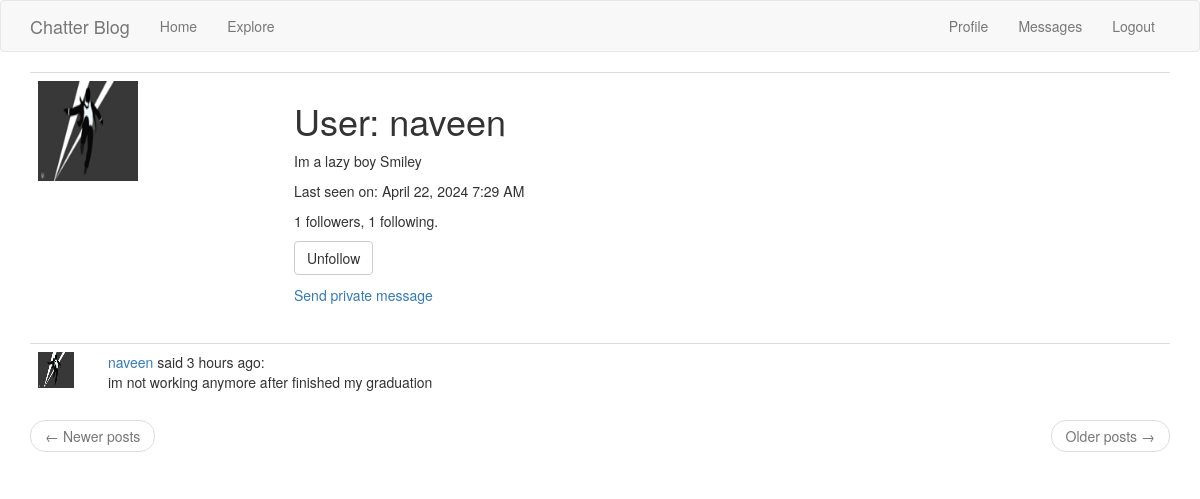
The page /user/naveen (signed in) on the database its author committed.
### app/models.py (models this page shows, shortened)
class User(UserMixin, db.Model):
    id = db.Column(db.Integer, primary_key=True)
    username = db.Column(db.String(64), index=True, unique=True)
    email = db.Column(db.String(120), index=True, unique=True)
    password_hash = db.Column(db.String(128))
    profile_picture = db.Column(db.String(20), default='default.jpg')
    about_me = db.Column(db.String(140))
    last_seen = db.Column(db.DateTime, default=datetime.utcnow)
    messages_sent = db.relationship('Message',
                                    foreign_keys='Message.sender_id',
                                    backref='author', lazy='dynamic')
    messages_received = db.relationship('Message',
                                        foreign_keys='Message.recipient_id',
                                        backref='recipient', lazy='dynamic')
    last_message_read_time = db.Column(db.DateTime)
    posts = db.relationship('Post', backref='author', lazy='dynamic')
    followed = db.relationship(
        'User', secondary=followers,
        primaryjoin=(followers.c.follower_id == id),
        secondaryjoin=(followers.c.followed_id == id),
        backref=db.backref('followers', lazy='dynamic'), lazy='dynamic')
    def is_following(self, user):
        return self.followed.filter(
            followers.c.followed_id == user.id).count() > 0

class Post(db.Model):
    id = db.Column(db.Integer, primary_key=True)
    body = db.Column(db.String(140))
    timestamp = db.Column(db.DateTime, index=True, default=datetime.utcnow)
    user_id = db.Column(db.Integer, db.ForeignKey('user.id'))

### app/routes.py (the view)
@app.route('/user/<username>')
@login_required
def user(username):
    user = User.query.filter_by(username=username).first_or_404()
    profile_picture = url_for('static', filename='profile_pictures/' + user.profile_picture)
    page = request.args.get('page', 1, type=int)
    posts = user.posts.order_by(Post.timestamp.desc()).paginate(
        page, app.config['POSTS_PER_PAGE'], False)
    next_url = url_for('user', username=user.username, page=posts.next_num) \
        if posts.has_next else None
    prev_url = url_for('user', username=user.username, page=posts.prev_num) \
        if posts.has_prev else None
    form = EmptyForm()
    return render_template('user.html', title='profile', posts=posts.items, next_url=next_url, prev_url=prev_url, user=user, profile_picture=profile_picture, form=form)

### app/forms.py
class EmptyForm(FlaskForm):
    submit = SubmitField('Submit')

### app/models.py (called while the page is built)
@login.user_loader
def load_user(id):
    return User.query.get(int(id))

### app/routes.py (called while the page is built)
@app.before_request
def before_request():
    if current_user.is_authenticated:
        current_user.last_seen = datetime.utcnow()
        db.session.commit()

### app/templates/user.html (shortened to what this page needs)
{% extends "base.html" %}
{% block app_content %}
    <table class="table table-hover">
        <tr>
            <td width="256px"><img id='profile_image' src="{{ profile_picture }}" alt=""></td>
            <td>
                <h1>User: {{ user.username }}</h1>
                {% if user.about_me %}<p>{{ user.about_me }}</p>{% endif %}
                {% if user.last_seen %}<p>Last seen on: {{ moment(user.last_seen).format('LLL') }}</p>{% endif %}
                <p>{{ user.followers.count() }} followers, {{ user.followed.count() }} following.</p>
                {% if user == current_user %}
                <p><a href="{{ url_for('edit_profile') }}">Edit your profile</a></p>
                {% else %}
                <p>
                    <form action="{{ url_for('unfollow', username=user.username) }}" method="post">
                        {{ form.submit(value='Unfollow', class_='btn btn-default') }}
                    </form>
                </p>
                {% endif %}
                {% if user != current_user %}
                <p>
                    <a href="{{ url_for('send_message',
                                        recipient=user.username) }}">
                        {{ 'Send private message' }}
                    </a>
                </p>
                {% endif %}
            </td>
        </tr>
    </table>
    {% for post in posts %}
        {% include '_post.html' %}
    {% endfor %}
    <nav aria-label="...">
        <ul class="pager">
            <li class="previous{% if not prev_url %} disabled{% endif %}">
                <a href="{{ prev_url or '#' }}">
                    <span aria-hidden="true">&larr;</span> Newer posts
                </a>
            </li>
            <li class="next{% if not next_url %} disabled{% endif %}">
                <a href="{{ next_url or '#' }}">
                    Older posts <span aria-hidden="true">&rarr;</span>
                </a>
            </li>
        </ul>
    </nav>
{% endblock %}

### app/templates/base.html (shortened to what this page needs)
{% extends 'bootstrap/base.html' %}
{% block styles %}
{{super()}}
    <link rel="stylesheet"
      href="{{url_for('.static', filename='css/style.css')}}">
{% endblock %}
{% block navbar %}
    <nav class="navbar navbar-default">
        <div class="container">
            <div class="navbar-header">
                <a class="navbar-brand" href="{{ url_for('index') }}">Chatter Blog</a>
            </div>
            <div class="collapse navbar-collapse" id="bs-example-navbar-collapse-1">
                <ul class="nav navbar-nav">
                    <li><a href="{{ url_for('index') }}">Home</a></li>
                    <li><a href="{{ url_for('explore') }}">Explore</a></li>
                </ul>
                <ul class="nav navbar-nav navbar-right">
                    {% if current_user.is_anonymous %}
                    <li><a href="{{ url_for('login') }}">Login</a></li>
                    {% else %}
                    <li><a href="{{ url_for('user', username=current_user.username) }}">Profile</a></li>
                    <li>
                        <a href="{{ url_for('messages') }}">
                            Messages
                        </a>
                    </li>
                    <li><a href="{{ url_for('logout') }}">Logout</a></li>
                    {% endif %}
                </ul>
            </div>
        </div>
    </nav>
{% endblock %}
{% block content %}
    <div class="container">
        {% block app_content %}{% endblock %}
    </div>
{% endblock %}

### app/templates/_post.html
<table class="table table-hover">
    <tr>
        {% if posts %}
        <td width="70px">
            <a href="{{ url_for('user', username=post.author.username) }}">
                <img id='icon' src="{{ url_for('static', filename='profile_pictures/' + post.author.profile_picture) }}" alt="">
            </a>
        </td>
        {% else %}
        <td>
            <img id='icon' src="{{ profile_picture }}" alt=""></td>
        {% endif %}
        <td>
            <a href="{{ url_for('user', username=post.author.username) }}">
                {{ post.author.username }}
            </a>
            said {{ moment(post.timestamp).fromNow() }}:
            <br>
            {{ post.body }}
        </td>
    </tr>
</table>

### app/static/css/style.css (style rules this page uses)
#profile_image { width: 100px; height: 100px; }
#icon { width: 36px; height: 36px; }

### rows shown on the page
User: username "naveen", about_me "Im a lazy boy Smiley", last_seen "April 22, 2024 7:29 AM"
Post: profile_picture (picture), author.username "naveen", timestamp "3 hours ago", body "im not working anymore after finished my graduation"

### other values the page prints
{{ user.followers.count() }} "1"
{{ user.followed.count() }} "1"
{{ 'Send private message' }} "Send private message"
